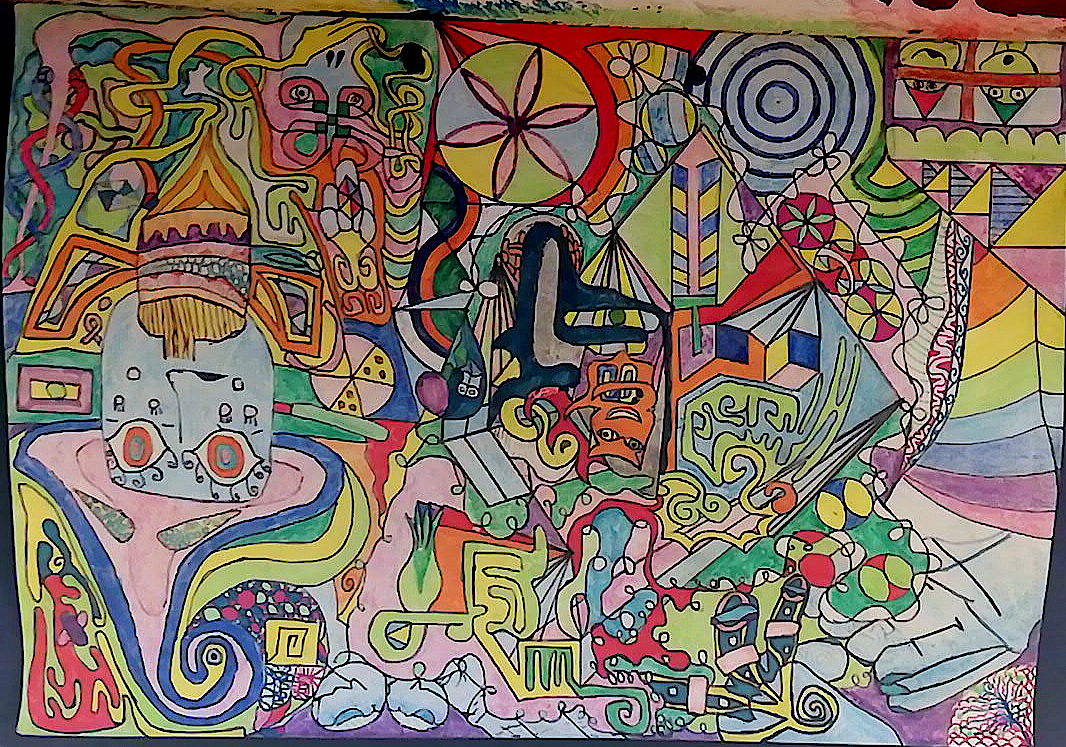
#> input picture Drawing_h.png, 1066 x 747 px
$ python -i mirror_1.py   (imports and definitions only)
#> lines starting #> are read from the running program, lines starting #| are printed output that depends on the picture

import cv2
from cv2.typing import MatLike
from typing import Tuple, List, Literal
import numpy as np
import sys
from numba import njit
import os
# import argparse
# from pathlib import Path

# local
from mat import mir_p, mir_n
from rot import spin_func
from videos import makeVideo
import lines

# constants
CV_FLIP_VERT = 0
CV_FLIP_HORIZ = 1


# [19 lines left out: function crop_square, not called in this run]


def mirror(img: MatLike, line: int) -> MatLike:
    """Mirror an image along the specified line.

    Args:
        img (MatLike): Image (h, w, c) (square).
        line (int): 0 - vertical,
                    1 - horizontal,
                    2 - postive incline diagonal,
                    3 - negative incline diagonal.

    Raises:
        ValueError: If line is not one of [0,3].

    Returns:
        MatLike: Image mirrored along line.
    """
    if line == 0:  # vertical
        return cv2.flip(img, CV_FLIP_VERT)
    elif line == 1:  # horizontal
        return cv2.flip(img, CV_FLIP_HORIZ)
    elif line == 2:  # positive incline diagonal
        b, g, r = cv2.split(img)
        b = mir_p(b)
        g = mir_p(g)
        r = mir_p(r)
        return cv2.merge((b, g, r))
    elif line == 3:  # negative incline diagonal
        b, g, r = cv2.split(img)
        b = mir_n(b)
        g = mir_n(g)
        r = mir_n(r)
        return cv2.merge((b, g, r))
    else:
        raise ValueError(f"Provided: {line} not one of available lines: 0, 1, 2, 3")


@njit(cache=True)
def blackout_1chan(img: MatLike, side: int, inplace: bool = True) -> MatLike:
    """Convert all pixels to black on the specified side of the image.
    Works on single channel (grayscale) images.

    Args:
        img (MatLike): Image (h, w) (square).
        side (int): 0 - top half,
                    1 - bottom half,
                    2 - right half,
                    3 - left half,
                    4 - bottom positive slope,
                    5 - top positive slope,
                    6 - bottom negative slope,
                    7 - top negative slope.
        inplace (bool, optional): Modify image inplace. Defaults to True.

    Raises:
        ValueError: If side provided not one of [0,7]

    Returns:
        MatLike: Image (h, w) with pixels on one side converted to black.
    """
    h, w = img.shape
    if inplace:
        bl = img
    else:
        bl = img.copy()
    b, t = 1, 0
    m, c, o = 0, 0, 0
    match side:
        case 0:  # top half
            bl[: h // 2, :] = 0
        case 1:  # bottom half
            bl[h // 2 :, :] = 0
        case 2:  # left half
            bl[:, w // 2 :] = 0
        case 3:  # right half
            bl[:, : w // 2] = 0
        case 4:  # bottom positive slope
            m, c, o = 1, 0, b
        case 5:  # top positive slope
            m, c, o = 1, 0, t
        case 6:  # bottom negative slope
            m, c, o = -1, h, t
        case 7:  # top negative slope
            m, c, o = -1, h, b
        case _:
            raise ValueError("Invalid line code")

    # handle diagonal lines
    if side >= 4:
        # the next two lines are because the image vertical axis is
        # flipped relative to the cartesian plain.
        c = h - c
        m = -m
        for y in range(h):
            for x in range(w):
                yl = m * x + c
                if (o == b and y <= yl) or (o == t and y >= yl):
                    bl[x, y] = 0

    return bl


# [91 lines left out: functions _blackout_1chan_diag, _project_diag_1chan, _project_1chan, not called in this run]

def blackout(img: MatLike, side: int) -> MatLike:
    """Convert all pixels to black on the specified side of the image.
    (Does not modify in place)

    Args:
        img (MatLike): Image (h, w, c) (square).
        side (int): 0 - top vertical,
                    1 - bottom vertical,
                    2 - right horizontal,
                    3 - left horizontal,
                    4 - bottom positive slope,
                    5 - top positive slope,
                    6 - bottom negative slope,
                    7 - top negative slope.

    Raises:
        ValueError: If side provided not one of [0,7]

    Returns:
        MatLike: Image (h, w, ck) with pixels on one side converted to black.
    """
    if side not in range(8):
        raise ValueError(f"Side {side} not in range [0,7]")

    b, g, r = cv2.split(img)
    blackout_1chan(b, side)
    blackout_1chan(g, side)
    blackout_1chan(r, side)
    return cv2.merge((b, g, r))


# [137 lines left out: functions med_of, neighbours, remove_diag_n, remove_diag_p, _remove_horiz, remove_horiz and 1 more, not called in this run]


@njit(cache=True)
def remove_vert(img: MatLike) -> MatLike:
    _, w, _ = img.shape

    if w % 2 == 0:  # no line
        return img
    else:
        return _remove_vert(img)


# [22 lines left out: function half_mirror2, not called in this run]

def half_mirror(img: MatLike, side: str, disp=False):
    # mirrors half the image onto the other half
    side_codes = {
        "tv": 0,
        "bv": 1,
        "lh": 2,
        "rh": 3,
        "bp": 4,
        "tp": 5,
        "bn": 6,
        "tn": 7,
    }
    line_codes = {"v": 0, "h": 1, "p": 2, "n": 3}
    bl = blackout(img, side_codes[side])
    ln = side[1]
    mr = mirror(bl, line_codes[ln])

    w = cv2.addWeighted(bl, 1.0, mr, 1.0, 0)
    if ln == "p":
        w = remove_diag_p(w)
    elif ln == "n":
        w = remove_diag_n(w)
    elif ln == "v":
        w = remove_horiz(w)
    elif ln == "h":
        w = remove_vert(w)
    return w


def spin_mirror(img):
    cv2.imshow("Image", img)
    cv2.waitKey(50)
    cp = img.copy()
    mrs = ["lh", "tp", "tv", "tn", "rh", "bp", "bv", "bn"]
    for i in range(10):
        for line in mrs:
            hm = half_mirror(cp, line)
            cv2.imshow("Half Mirror", hm)
            key = cv2.waitKey(100)
            if key == 27:
                break
    cv2.destroyAllWindows()


# [55 lines left out: functions multi_mirror, all_dir, main_old, not called in this run]
    # spin_mirror(img)


def main():
    pass


# [2 lines not run here, left out]

>>> import cv2
>>> picture = cv2.imread('../Drawing_h.png')
#> picture is the input picture: shape (747, 1066, 3); mean B, G, R 96.9, 111.1, 125.1
#> the loop in spin_mirror, `for i in range(10):` made 2 passes; (key Esc is pressed on pass 1)
#> pass 1, in blackout, `b, g, r = cv2.split(img)`:
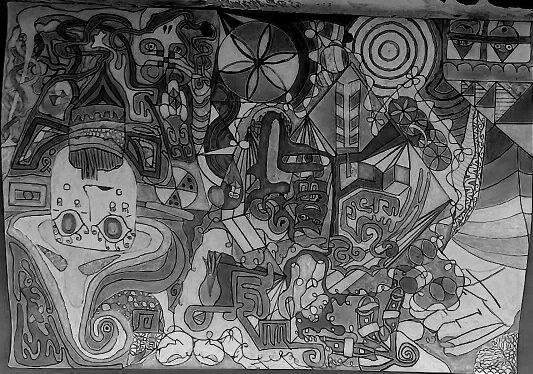
#> b: shape (747, 1066) (shown at 1/2 size); min 0, max 255, mean 96.9
#> pass 1, in blackout, `b, g, r = cv2.split(img)`:
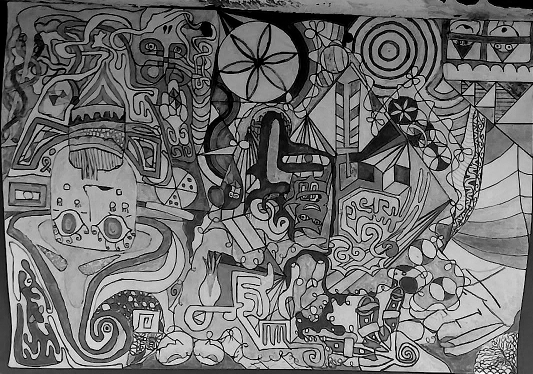
#> g: shape (747, 1066) (shown at 1/2 size); min 0, max 255, mean 111.1
#> pass 1, in blackout, `b, g, r = cv2.split(img)`:
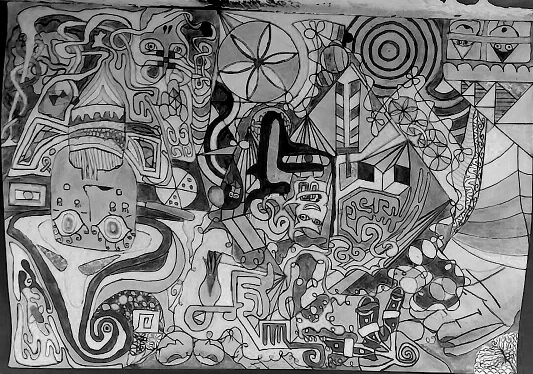
#> r: shape (747, 1066) (shown at 1/2 size); min 0, max 255, mean 125.1
#> pass 1, in half_mirror, `bl = blackout(img, side_codes[side])`:
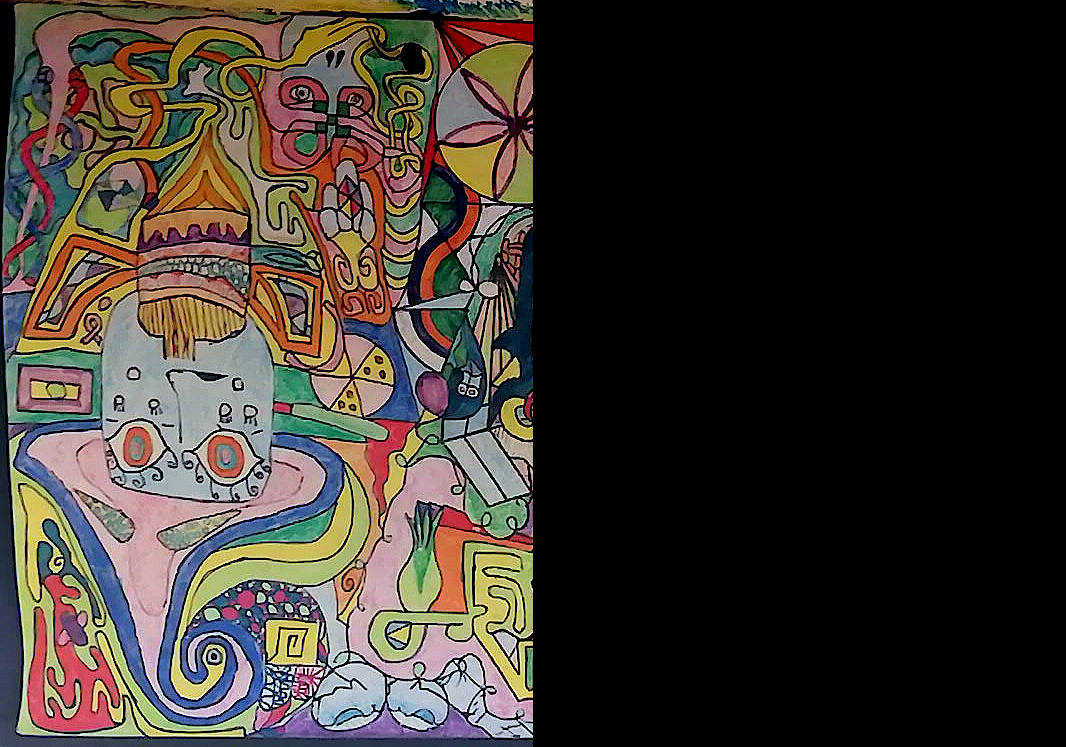
#> bl: shape (747, 1066, 3); mean B, G, R 46.6, 53.8, 60.6
#> (the run stopped early here; a loop or call above may not have finished)

$ run again, on Drawing_v.png
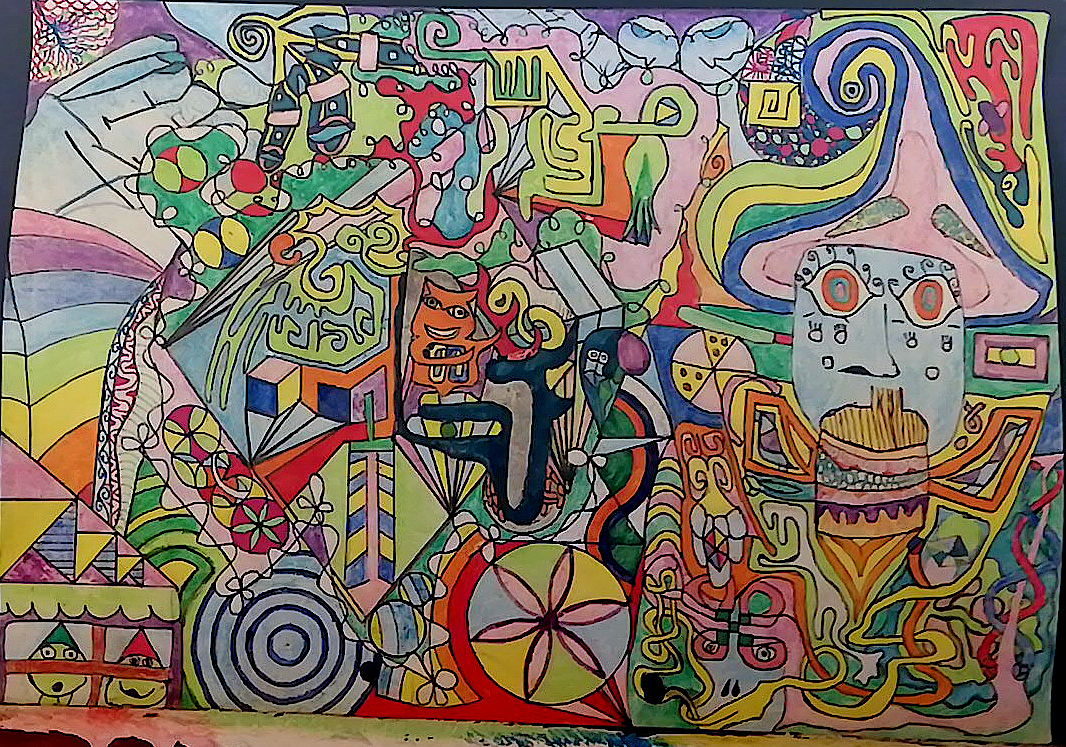
#> input picture Drawing_v.png, 1066 x 747 px
#> picture is the input picture: shape (747, 1066, 3); mean B, G, R 96.9, 111.1, 125.1
#> the loop in spin_mirror, `for i in range(10):` made 2 passes; (key Esc is pressed on pass 1)
#> pass 1, in blackout, `b, g, r = cv2.split(img)`:
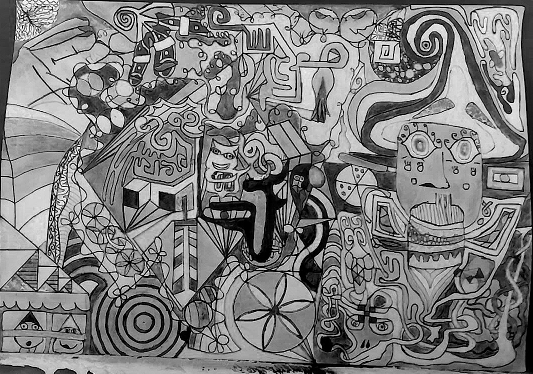
#> r: shape (747, 1066) (shown at 1/2 size); min 0, max 255, mean 125.1
#> pass 1, in half_mirror, `bl = blackout(img, side_codes[side])`:
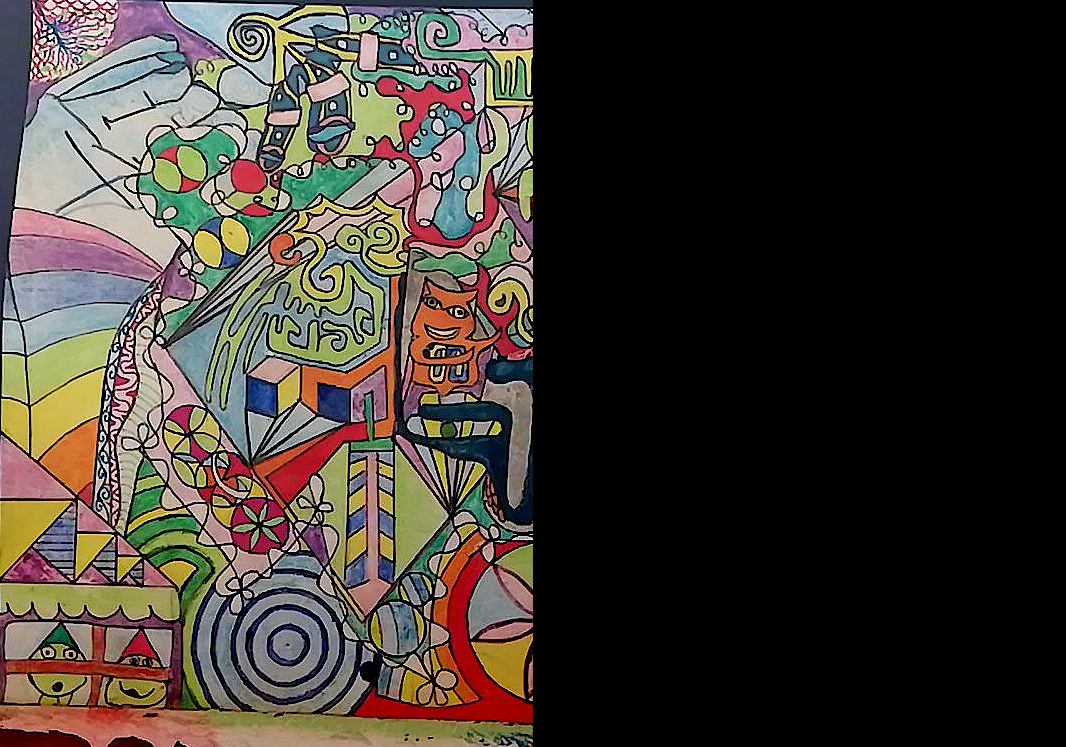
#> bl: shape (747, 1066, 3); mean B, G, R 50.3, 57.3, 64.5

$ run again, on halfmirror.png
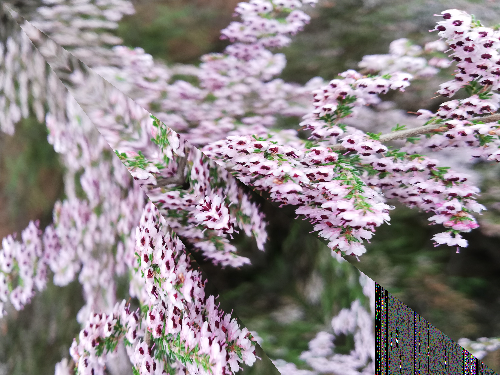
#> input picture halfmirror.png, 500 x 375 px
#> picture is the input picture: shape (375, 500, 3); mean B, G, R 137.2, 134.2, 142.9
#> the loop in spin_mirror, `for i in range(10):` made 2 passes; (key Esc is pressed on pass 1)
#> pass 1, in blackout, `b, g, r = cv2.split(img)`:
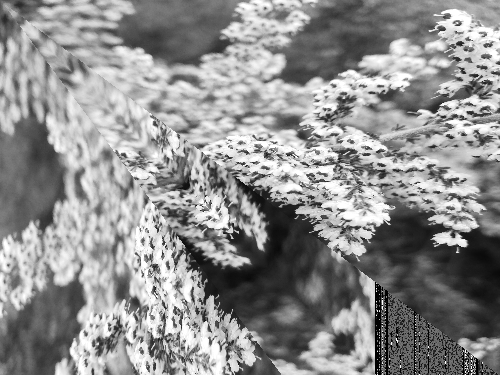
#> r: shape (375, 500); min 0, max 255, mean 142.9
#> pass 1, in half_mirror, `bl = blackout(img, side_codes[side])`:
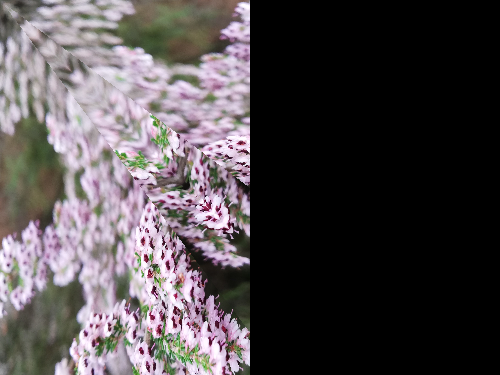
#> bl: shape (375, 500, 3); mean B, G, R 75.1, 72.7, 78.3
